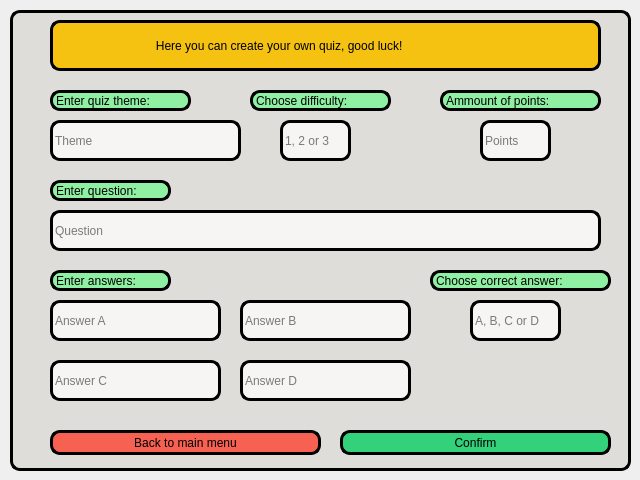
<?xml version="1.0" encoding="UTF-8"?>
<ui version="4.0">
 <class>create_quiz_window</class>
 <widget class="QDialog" name="create_quiz_window">
  <property name="geometry">
   <rect>
    <x>0</x>
    <y>0</y>
    <width>640</width>
    <height>480</height>
   </rect>
  </property>
  <property name="windowTitle">
   <string>create_quiz_window</string>
  </property>
  <widget class="QFrame" name="frame">
   <property name="geometry">
    <rect>
     <x>10</x>
     <y>10</y>
     <width>621</width>
     <height>461</height>
    </rect>
   </property>
   <property name="styleSheet">
    <string notr="true">background-color:rgb(222, 221, 218);
border: 3px solid rgb(0, 0, 0);
border-radius: 10px;
</string>
   </property>
   <property name="frameShape">
    <enum>QFrame::StyledPanel</enum>
   </property>
   <property name="frameShadow">
    <enum>QFrame::Raised</enum>
   </property>
   <widget class="QLabel" name="text_label">
    <property name="geometry">
     <rect>
      <x>40</x>
      <y>10</y>
      <width>551</width>
      <height>51</height>
     </rect>
    </property>
    <property name="styleSheet">
     <string notr="true">background-color: rgb(245, 194, 17);
border: 3px solid rgb(0, 0, 0);
border-radius: 10px;
</string>
    </property>
    <property name="text">
     <string>                              Here you can create your own quiz, good luck!</string>
    </property>
   </widget>
   <widget class="QLineEdit" name="theme_lineEdit">
    <property name="geometry">
     <rect>
      <x>40</x>
      <y>110</y>
      <width>191</width>
      <height>41</height>
     </rect>
    </property>
    <property name="styleSheet">
     <string notr="true">background-color: rgb(246, 245, 244);</string>
    </property>
    <property name="placeholderText">
     <string>Theme</string>
    </property>
   </widget>
   <widget class="QLabel" name="enter_quiz_theme_label">
    <property name="geometry">
     <rect>
      <x>40</x>
      <y>80</y>
      <width>141</width>
      <height>21</height>
     </rect>
    </property>
    <property name="styleSheet">
     <string notr="true">background-color: rgb(143, 240, 164);
border: 3px solid rgb(0, 0, 0);
border-radius: 10px;
</string>
    </property>
    <property name="text">
     <string>Enter quiz theme:</string>
    </property>
   </widget>
   <widget class="QLabel" name="choose_difficulty_label">
    <property name="geometry">
     <rect>
      <x>240</x>
      <y>80</y>
      <width>141</width>
      <height>21</height>
     </rect>
    </property>
    <property name="styleSheet">
     <string notr="true">background-color: rgb(143, 240, 164);
border: 3px solid rgb(0, 0, 0);
border-radius: 10px;
</string>
    </property>
    <property name="text">
     <string>Choose difficulty:</string>
    </property>
   </widget>
   <widget class="QLineEdit" name="question_lineEdit">
    <property name="geometry">
     <rect>
      <x>40</x>
      <y>200</y>
      <width>551</width>
      <height>41</height>
     </rect>
    </property>
    <property name="styleSheet">
     <string notr="true">background-color: rgb(246, 245, 244);</string>
    </property>
    <property name="placeholderText">
     <string>Question</string>
    </property>
   </widget>
   <widget class="QLineEdit" name="answer_A_lineEdit">
    <property name="geometry">
     <rect>
      <x>40</x>
      <y>290</y>
      <width>171</width>
      <height>41</height>
     </rect>
    </property>
    <property name="styleSheet">
     <string notr="true">background-color: rgb(246, 245, 244);</string>
    </property>
    <property name="placeholderText">
     <string>Answer A</string>
    </property>
   </widget>
   <widget class="QLineEdit" name="answer_B_lineEdit">
    <property name="geometry">
     <rect>
      <x>230</x>
      <y>290</y>
      <width>171</width>
      <height>41</height>
     </rect>
    </property>
    <property name="styleSheet">
     <string notr="true">background-color: rgb(246, 245, 244);</string>
    </property>
    <property name="placeholderText">
     <string>Answer B</string>
    </property>
   </widget>
   <widget class="QLineEdit" name="answer_C_lineEdit">
    <property name="geometry">
     <rect>
      <x>40</x>
      <y>350</y>
      <width>171</width>
      <height>41</height>
     </rect>
    </property>
    <property name="styleSheet">
     <string notr="true">background-color: rgb(246, 245, 244);</string>
    </property>
    <property name="placeholderText">
     <string>Answer C</string>
    </property>
   </widget>
   <widget class="QLineEdit" name="answer_D_lineEdit">
    <property name="geometry">
     <rect>
      <x>230</x>
      <y>350</y>
      <width>171</width>
      <height>41</height>
     </rect>
    </property>
    <property name="styleSheet">
     <string notr="true">background-color: rgb(246, 245, 244);</string>
    </property>
    <property name="placeholderText">
     <string>Answer D</string>
    </property>
   </widget>
   <widget class="QLabel" name="choose_correct_answer_label">
    <property name="geometry">
     <rect>
      <x>420</x>
      <y>260</y>
      <width>181</width>
      <height>21</height>
     </rect>
    </property>
    <property name="styleSheet">
     <string notr="true">background-color: rgb(143, 240, 164);
border: 3px solid rgb(0, 0, 0);
border-radius: 10px;
</string>
    </property>
    <property name="text">
     <string>Choose correct answer:</string>
    </property>
   </widget>
   <widget class="QPushButton" name="confirm_button">
    <property name="geometry">
     <rect>
      <x>330</x>
      <y>420</y>
      <width>271</width>
      <height>25</height>
     </rect>
    </property>
    <property name="styleSheet">
     <string notr="true">background-color: rgb(51, 209, 122);</string>
    </property>
    <property name="text">
     <string>Confirm</string>
    </property>
   </widget>
   <widget class="QLabel" name="enter_question_label">
    <property name="geometry">
     <rect>
      <x>40</x>
      <y>170</y>
      <width>121</width>
      <height>21</height>
     </rect>
    </property>
    <property name="styleSheet">
     <string notr="true">background-color: rgb(143, 240, 164);
border: 3px solid rgb(0, 0, 0);
border-radius: 10px;
</string>
    </property>
    <property name="text">
     <string>Enter question:</string>
    </property>
   </widget>
   <widget class="QLabel" name="enter_answer_label">
    <property name="geometry">
     <rect>
      <x>40</x>
      <y>260</y>
      <width>121</width>
      <height>21</height>
     </rect>
    </property>
    <property name="styleSheet">
     <string notr="true">background-color: rgb(143, 240, 164);
border: 3px solid rgb(0, 0, 0);
border-radius: 10px;
</string>
    </property>
    <property name="text">
     <string>Enter answers:</string>
    </property>
   </widget>
   <widget class="QLabel" name="ammount_of_points_label">
    <property name="geometry">
     <rect>
      <x>430</x>
      <y>80</y>
      <width>161</width>
      <height>21</height>
     </rect>
    </property>
    <property name="styleSheet">
     <string notr="true">background-color: rgb(143, 240, 164);
border: 3px solid rgb(0, 0, 0);
border-radius: 10px;
</string>
    </property>
    <property name="text">
     <string>Ammount of points:</string>
    </property>
   </widget>
   <widget class="QLineEdit" name="points_lineEdit">
    <property name="geometry">
     <rect>
      <x>470</x>
      <y>110</y>
      <width>71</width>
      <height>41</height>
     </rect>
    </property>
    <property name="styleSheet">
     <string notr="true">background-color: rgb(246, 245, 244);</string>
    </property>
    <property name="placeholderText">
     <string>Points</string>
    </property>
   </widget>
   <widget class="QPushButton" name="back_to_main_button">
    <property name="geometry">
     <rect>
      <x>40</x>
      <y>420</y>
      <width>271</width>
      <height>25</height>
     </rect>
    </property>
    <property name="styleSheet">
     <string notr="true">background-color: rgb(246, 97, 81);</string>
    </property>
    <property name="text">
     <string>Back to main menu</string>
    </property>
   </widget>
   <widget class="QLineEdit" name="choose_difficulty_lineEdit">
    <property name="geometry">
     <rect>
      <x>270</x>
      <y>110</y>
      <width>71</width>
      <height>41</height>
     </rect>
    </property>
    <property name="styleSheet">
     <string notr="true">background-color: rgb(246, 245, 244);</string>
    </property>
    <property name="placeholderText">
     <string>1, 2 or 3</string>
    </property>
   </widget>
   <widget class="QLineEdit" name="choose_correct_answer_lineEdit">
    <property name="geometry">
     <rect>
      <x>460</x>
      <y>290</y>
      <width>91</width>
      <height>41</height>
     </rect>
    </property>
    <property name="styleSheet">
     <string notr="true">background-color: rgb(246, 245, 244);</string>
    </property>
    <property name="placeholderText">
     <string>A, B, C or D</string>
    </property>
   </widget>
  </widget>
 </widget>
 <resources/>
 <connections/>
</ui>
